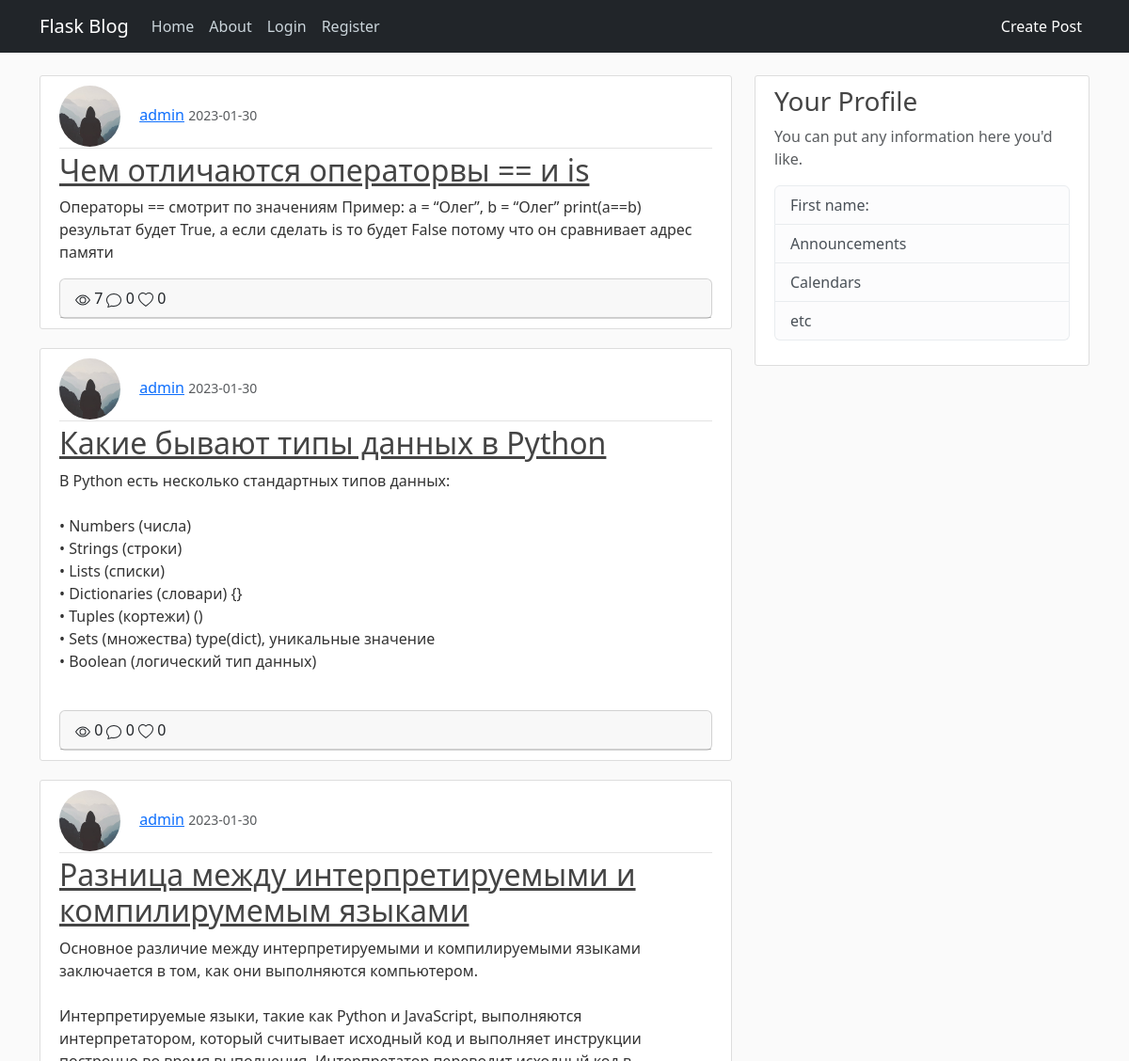
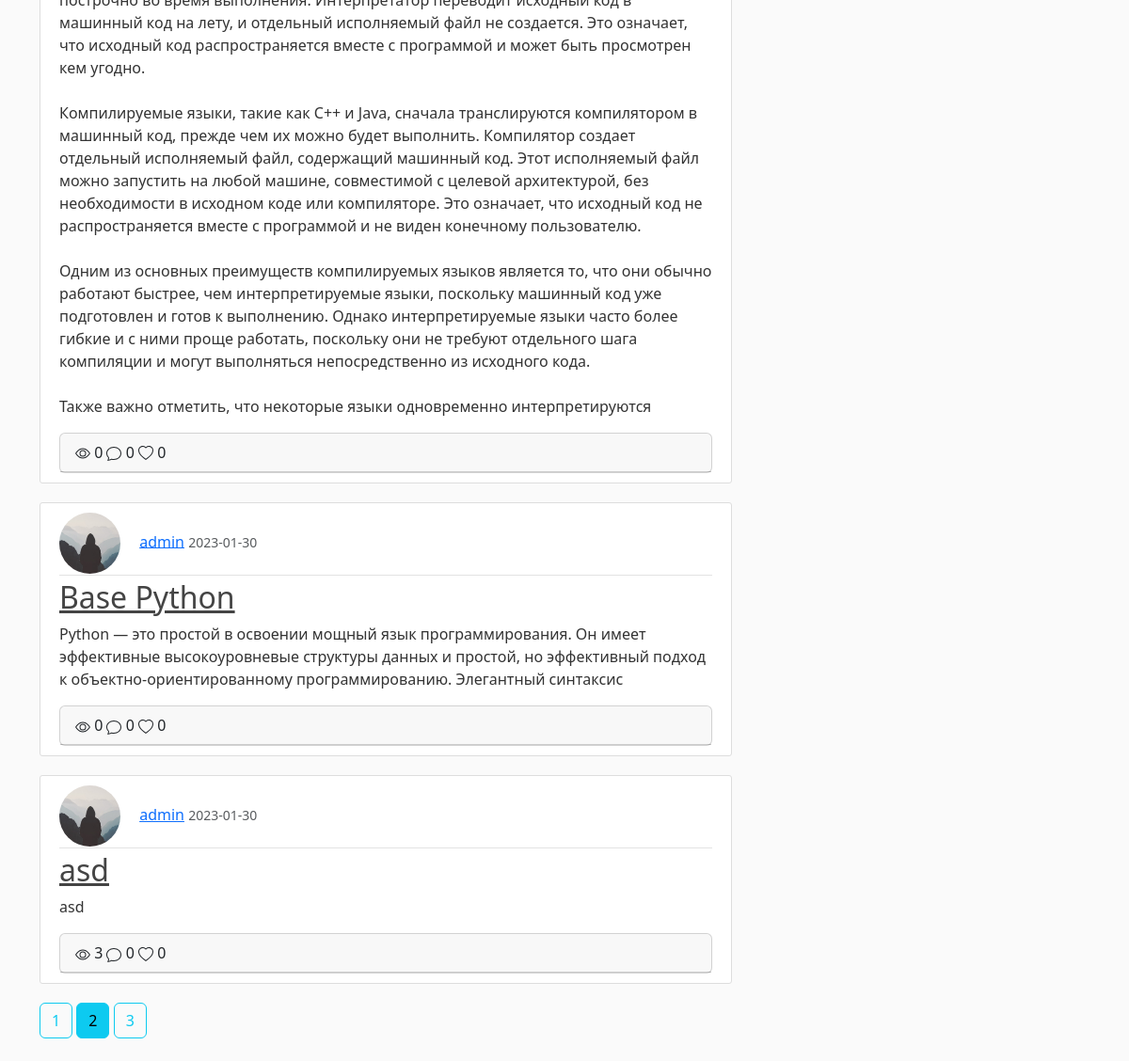
The page /home?page=2 on the database its author committed (2 pictures, top to bottom).
### blog/models.py (models this page shows, shortened)
class Post(db.Model):
    id = db.Column(db.Integer, primary_key=True)
    title = db.Column(db.String(100), nullable=False)
    date_posted = db.Column(db.DateTime, nullable=False, default=datetime.utcnow)
    content = db.Column(db.Text, nullable=False)
    user_id = db.Column(db.Integer, db.ForeignKey('user.id'), nullable=False)
    views = db.Column(db.Integer, default=0)
    comments = db.relationship('Comment', backref='post', passive_deletes=True)
    likes = db.relationship('Like', backref='post', passive_deletes=True)

class User(db.Model, UserMixin):
    id = db.Column(db.Integer, primary_key=True)
    username = db.Column(db.String(20), unique=True, nullable=False)
    email = db.Column(db.String(120), unique=True, nullable=False)
    image_file = db.Column(db.String(20), nullable=False, default='default.jpg')
    password = db.Column(db.String(60), nullable=False)
    posts = db.relationship('Post', backref='user', lazy=True)
    comments = db.relationship('Comment', backref='user', passive_deletes=True)
    likes = db.relationship('Like', backref='user', passive_deletes=True)

### blog/views.py (the view)
@main.route("/")
@main.route("/home")
def home():
    page = request.args.get('page', 1, type=int)
    posts = Post.query.order_by(Post.date_posted.desc()).paginate(page=page, per_page=5)
    return render_template('index.html', posts=posts)

### blog/templates/index.html (shortened to what this page needs)
{% extends "base.html" %}
{% block content %}
    {% for post in posts %}
        <article class="media content-section">
            <div class="article-metadata">
                <img class="rounded-circle article-img" src="{{ url_for('static', filename='profile_pics/' + post.user.image_file) }}">
                <a class="mr-2" href="#">{{ post.user.username }}</a>
                <small class="text-muted">{{ post.date_posted.strftime('%Y-%m-%d') }}</small>
            </div>
          <div class="media-body">
            <h2><a class="article-title" href="{{ url_for('post.post_detail', post_id=post.id) }}">{{ post.title }}</a></h2>
            <p class="article-content">{{ post.content }}</p>
          </div>
            <div class="card">
                 <div class="card-header">
                     {{post.views}}
                     {{post.comments|length}}
                     {{post.likes|length}}
                 </div>
            </div>
        </article>
    {% endfor %}
    {% for page_num in posts.iter_pages(left_edge=1, right_edge=1, left_current=1, right_current=2) %}
      {% if page_num %}
        {% if posts.page == page_num %}
          <a class="btn btn-info mb-4" href="{{ url_for('main.home', page=page_num) }}">{{ page_num }}</a>
        {% else %}
          <a class="btn btn-outline-info mb-4" href="{{ url_for('main.home', page=page_num) }}">{{ page_num }}</a>
        {% endif %}
      {% endif %}
    {% endfor %}
{% endblock content %}
{% block content2 %}
<div class="col-md-4">
  <div class="content-section">
    <h3>Your Profile</h3>
    <p class='text-muted'>You can put any information here you'd like.
      <ul class="list-group">
        <li class="list-group-item list-group-item-light">First name: </li>
        <li class="list-group-item list-group-item-light">Announcements</li>
        <li class="list-group-item list-group-item-light">Calendars</li>
        <li class="list-group-item list-group-item-light">etc</li>
      </ul>
    </p>
  </div>
</div>
{% endblock content2 %}

### blog/static/main.css (style rules this page uses)
body { background: #fafafa; color: #333333; margin-top: 5rem; }
h1, h2, h3, h4, h5, h6 { color: #444444; }
.content-section { background: #ffffff; padding: 10px 20px; border: 1px solid #dddddd; border-radius: 3px; margin-bottom: 20px; }
.article-title { color: #444444; }
.article-content { white-space: pre-line; }
.article-img { height: 65px; width: 65px; margin-right: 16px; }
.article-metadata { padding-bottom: 1px; margin-bottom: 4px; border-bottom: 1px solid #e3e3e3 }

### rows shown on the page
Post: image_file (placeholder picture), user.username "admin", date_posted "2023-01-30", title "Чем отличаются операторвы == и is", content "Операторы == смотрит по значениям Пример: a = “Олег”, b = “Олег” print(a==b) результат будет True, а если сделать is то будет False потому что он сравнивает адрес памяти", views "7", comments|length "0", likes|length "0"
Post: image_file (placeholder picture), user.username "admin", date_posted "2023-01-30", title "Какие бывают типы данных в Python", content "В Python есть несколько стандартных типов данных: • Numbers (числа) • Strings (строки) • Lists (списки) • Dictionaries (словари) {} • Tuples (кортежи) () • Sets (множества) type(dict), уникальные значение • Boolean (логический тип данных)", views "0", comments|length "0", likes|length "0"
Post: image_file (placeholder picture), user.username "admin", date_posted "2023-01-30", title "Разница между интерпретируемыми и компилирумемым языками", content "Основное различие между интерпретируемыми и компилируемыми языками заключается в том, как они выполняются компьютером. Интерпретируемые языки, такие как Python и JavaScript, выполняются интерпретатором, который считывает исходный код и выполняет инструкции построчно во время выполнения. Интерпретатор переводит исходный код в машинный код на лету, и отдельный исполняемый файл не создается. Это означает, что исходный код распространяется вместе с программой и может быть просмотрен кем угодно. Компилируемые языки, такие как C++ и Java, сначала транслируются компилятором в машинный код, прежде чем их можно будет выполнить. Компилятор создает отдельный исполняемый файл, содержащий машинный код.…", views "0", comments|length "0", likes|length "0"
Post: image_file (placeholder picture), user.username "admin", date_posted "2023-01-30", title "Base Python", content "Python — это простой в освоении мощный язык программирования. Он имеет эффективные высокоуровневые структуры данных и простой, но эффективный подход к объектно-ориентированному программированию. Элегантный синтаксис", views "0", comments|length "0", likes|length "0"
Post: image_file (placeholder picture), user.username "admin", date_posted "2023-01-30", title "asd", content "asd", views "3", comments|length "0", likes|length "0"

### other values the page prints
{{ page_num }} "1" "3"
{{ page_num }} "2"
